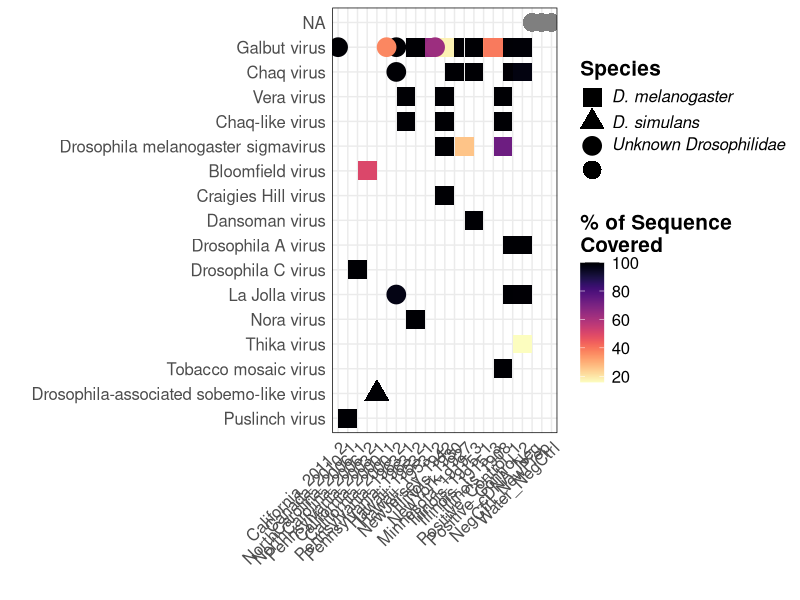
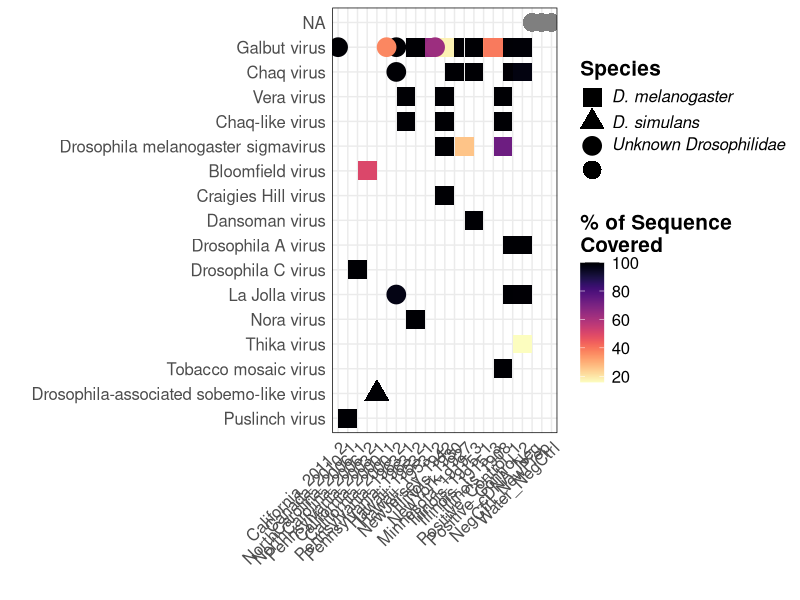
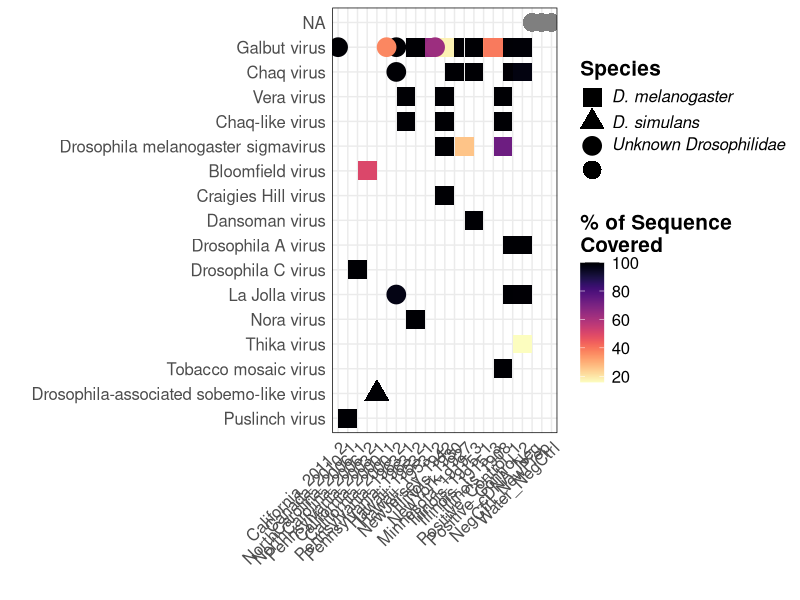
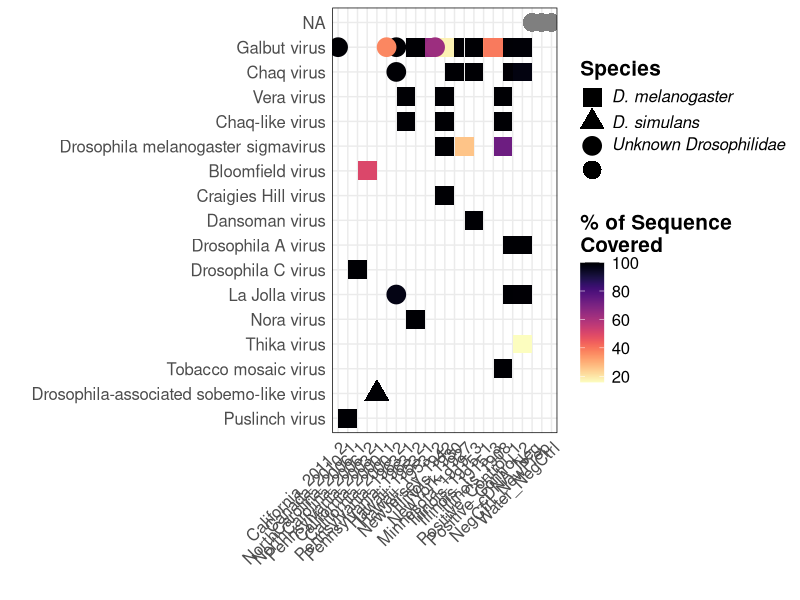

Here is the R script that generated these plots, in order:
# This script visualizes identified virus sequences in museum collections as a 
# heatmap.

library(tidyverse)
library(viridis)
library(svglite)

other_viruses <- read_csv("metadata/OtherViruses_known.csv")

other_viruses <- other_viruses %>% 
  mutate(sample_id = factor(sample_id, levels = c("California_2011_2", "Canada_2010_1", 
                                    "NorthCarolina_2006_1", "NorthCarolina_2006_2", 
                                    "Pennsylvania_2003_1", "California_2000_1",
                                    "California_2000_2", "Pennsylvania_1963_1", "Pennsylvania_1963_2", 
                                    "Hawaii_1953_1", "Hawaii_1953_2", 
                                    "NewJersey_1942", "Illinois_1930",
                                    "NewYork_1927", "Minnesota_1919_3", 
                                    "Illinois_1915_1", "Illinois_1915_3", "Illinois_1908", 
                                    "Positive_Control_1", "Positive_Control_2", 
                                    "cDNA_Neg", "NegCtrl_NewPrep", "Water_NegCtrl"))) %>% 
  mutate(virus_name = factor(virus_name, levels = c("Puslinch virus", "Drosophila-associated sobemo-like virus", 
                                                    "Tobacco mosaic virus", "Thika virus", "Nora virus", 
                                                    "La Jolla virus", "Drosophila C virus", "Drosophila A virus",
                                                    "Dansoman virus", "Craigies Hill virus", 
                                                    "Bloomfield virus", "Drosophila melanogaster sigmavirus", 
                                                    "Chaq-like virus", "Vera virus", 
                                                    "Chaq virus", "Galbut virus")))

fig <- ggplot(other_viruses, aes(x = sample_id, y = virus_name)) +
  geom_point(aes(color = percent_covered, shape = factor(Drosophila_species)), size = 6) +
  scale_color_viridis(direction = -1, option = "A") +
  scale_shape_manual(labels = c(substitute(paste(italic("D. melanogaster"))), 
                                substitute(paste(italic("D. simulans"))),
                                substitute(paste(italic("Unknown Drosophilidae")))),
                     values = c(15, 17, 19, 16)) +
  theme_minimal(base_size = 11) +
  theme(panel.border = element_rect(linetype = "solid", fill = NA),
        strip.background = element_rect(colour = "black", fill = "white"),
        axis.title = element_text(face = "bold"),
        legend.title = element_text(face = "bold"),
        strip.text = element_text(face = "bold"),
#        axis.text = element_text(face = "bold"),
        text = element_text(size = 15),
        axis.text.x = element_text(angle = 45, hjust = 1, vjust = 1)) +
  labs(x = "", y = "", color = "% of Sequence \nCovered", shape = "Species") 

fig
ggsave("plots/Figure3/virus_pres_abs.pdf", units = "in", width = 14, height = 8)
ggsave("plots/Figure3/virus_pres_abs.jpg", units = "in", width = 12, height = 8)
ggsave("plots/Figure3/virus_pres_abs.svg", units = "in", width = 12, height = 8)
